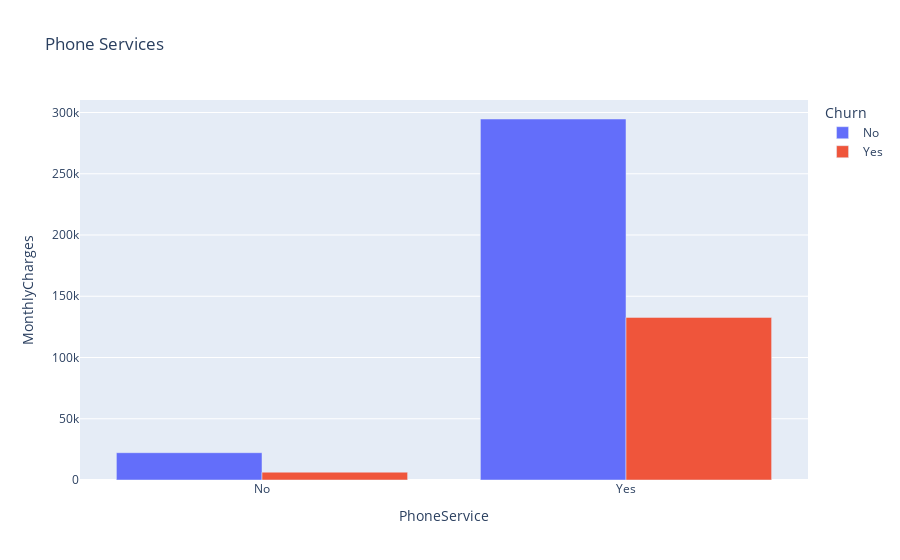

The notebook cell saved with this chart:
### Markdown cell above
### 1 Phone Service

### Code cell
phone = df.groupby(["PhoneService", "Churn"])["MonthlyCharges"].sum().reset_index()
fig = px.bar(phone, 
             x='PhoneService', 
             y='MonthlyCharges', 
             color='Churn',
             barmode="group",
            title='Phone Services')
fig.show()

### Figure 1 — Plotly figure (JSON) as saved in the notebook; plotly's stock layout.template omitted (floating-point values rounded to 4 significant figures)
{"data": [{"alignmentgroup": "True", "hovertemplate": "Churn=No<br>PhoneService=%{x}<br>MonthlyCharges=%{y}<extra></extra>", "legendgroup": "No", "marker": {"color": "#636efa", "pattern": {"shape": ""}}, "name": "No", "offsetgroup": "No", "orientation": "v", "showlegend": true, "textposition": "auto", "type": "bar", "x": ["No", "Yes"], "xaxis": "x", "y": [22280.0, 294703], "yaxis": "y"}, {"alignmentgroup": "True", "hovertemplate": "Churn=Yes<br>PhoneService=%{x}<br>MonthlyCharges=%{y}<extra></extra>", "legendgroup": "Yes", "marker": {"color": "#EF553B", "pattern": {"shape": ""}}, "name": "Yes", "offsetgroup": "Yes", "orientation": "v", "showlegend": true, "textposition": "auto", "type": "bar", "x": ["No", "Yes"], "xaxis": "x", "y": [6381.0, 132800.0], "yaxis": "y"}], "layout": {"barmode": "group", "legend": {"title": {"text": "Churn"}, "tracegroupgap": 0}, "title": {"text": "Phone Services"}, "xaxis": {"anchor": "y", "domain": [0, 1], "title": {"text": "PhoneService"}}, "yaxis": {"anchor": "x", "domain": [0, 1], "title": {"text": "MonthlyCharges"}}}}
